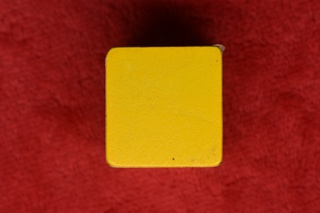
#> input picture Setup/2_image_dataset_config/C_Image_Preprocessing/image_transformation_extra_scripts/4.image/yellow-block.jpg, 320 x 213 px
$ jupyter execute '07_ median_filter.ipynb'
#> lines starting #> are read from the running program, lines starting #| are printed output that depends on the picture
# Median filtering 3x3

[cell 1]
import cv2
import numpy as np
import matplotlib.pyplot as plt

img = cv2.imread('yellow-block.jpg',1)
#> img is the input picture: shape (213, 320, 3); mean B, G, R 16.7, 52, 150.2
imgInfo = img.shape
#> imgInfo = (213, 320, 3)
height = imgInfo[0]
#> height = 213
width = imgInfo[1]
#> width = 320
img = cv2.cvtColor(img,cv2.COLOR_RGB2GRAY)
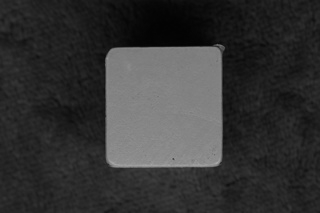
#> img: shape (213, 320); min 3, max 169, mean 52.7
# cv2.imshow('src',img)
dst = np.zeros((height,width,3),np.uint8)
collect = np.zeros(9,np.uint8)
for i in range(1,height-1):
    for j in range(1,width-1):
        k = 0
        for m in range(-1,2):
            for n in range(-1,2):
                gray = img[i+m,j+n]
                collect[k] = gray
                k = k+1
        # 0 1 2 3 4 5 6 7 8
        #   1
        for k in range(0,9):
            p1 = collect[k]
            for t in range(k+1,9):
                if p1<collect[t]:
                    mid = collect[t]
                    collect[t] = p1
                    p1 = mid
        dst[i,j] = collect[4]
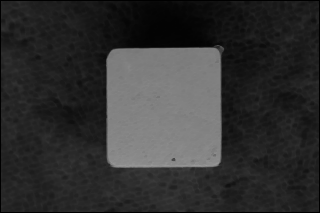
#> dst: shape (213, 320, 3); min 0, max 154, mean 49.4
#> after the loop, collect = [36, 36, 36, 32, 31, 30, 30, 29, 27]; mid = 31
# cv2.imshow('dst',dst)
# cv2.waitKey(0)
img = cv2.cvtColor(img, cv2.COLOR_BGR2RGB)
#> img: shape (213, 320, 3)
dst = cv2.cvtColor(dst, cv2.COLOR_BGR2RGB)
plt.figure(figsize=(14, 6), dpi=100) # Set the size and resolution of the plotting area
plt.subplot(121)  # First subplot in a 1x2 grid
plt.imshow(img)
plt.subplot(122)  # Second subplot in a 1x2 grid
plt.imshow(dst)
plt.show()
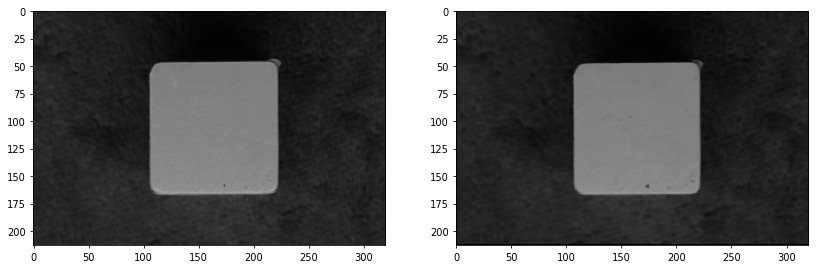
#> figure drawn by matplotlib, 2 panels
